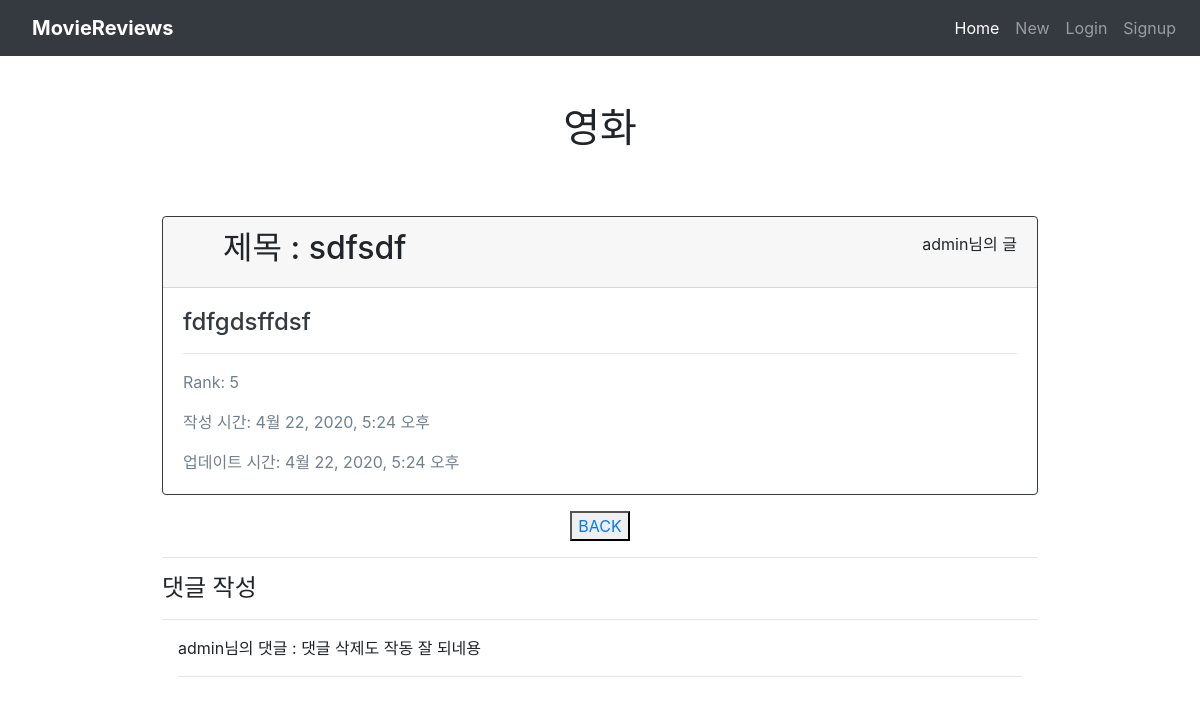
Page /community/2/ on the committed database.
### community/models.py (models this page shows)
class Review(models.Model):
    user = models.ForeignKey(settings.AUTH_USER_MODEL, on_delete=models.CASCADE)
    title = models.CharField(max_length=100)
    movie_title = models.CharField(max_length=30)
    rank = models.IntegerField()
    content = models.TextField()
    created_at = models.DateTimeField(auto_now_add=True)
    updated_at = models.DateTimeField(auto_now=True)

class Comment(models.Model):
   user = models.ForeignKey(settings.AUTH_USER_MODEL, on_delete=models.CASCADE)
   review = models.ForeignKey(Review, on_delete=models.CASCADE)
   content = models.CharField(max_length=200)
   created_at = models.DateTimeField(auto_now_add=True)
   updated_at = models.DateTimeField(auto_now=True)

### community/views.py (the view)
# urls.py: path('<int:review_pk>/', views.detail, name= 'detail'),
def detail(request, review_pk):
    review = get_object_or_404(Review, pk=review_pk)
    comment_form = CommentForm()
    context = {
        'review':review,
        'comment_form' : comment_form
    }
    return render(request, 'community/review_detail.html', context)

### community/templates/community/review_detail.html (shortened to what this page needs)
{% extends 'base.html' %}
{% load bootstrap4%}
{% block body %}
<h1 class="text-center my-5">영화 <{{review.movie_title}}></h1>
<div class="d-flex flex-column w-75 mx-auto">
<div class="card border-dark my-3">
    <div class="card-header display-5">
        <ul class="d-flex justify-content-between align-items-center mb-0">
            <h2>제목 : {{review.title}}</h2>
            <p>{{review.user.username}}님의 글</p>
        </ul>
    </div>
    <div class="card-body text-dark">
    <h4 class="card-text">{{review.content}}</h4>
    <hr/>
      <p class="card-text" style="color:slategrey">Rank: {{review.rank}}</p>
      <p class="card-text" style="color:slategrey">작성 시간: {{review.created_at}}</p>
      <p class="card-text" style="color:slategrey">업데이트 시간: {{review.updated_at}}</p>
    </div>
  </div>
    <div class="d-flex justify-content-center align-items-center ">
    <button><a  class="text-decoration-none" href="{% url 'community:review_list' %}" >BACK</a></button>
    </div>
    <div>
        <hr/>
    <h4>댓글 작성</h4>
    <hr/>
    <div class="mx-3">
        {% for comment in review.comment_set.all %}
        <p>{{comment.user.username}}님의 댓글 : {{comment.content}}</p>
        <hr/>
        {% endfor %}
    </div>
    </div>
</div>
{% endblock %}

### rows in the picture
Review: title "sdfsdf", user.username "admin", content "fdfgdsffdsf", rank "5", created_at "4월 22, 2020, 5:24 오후", updated_at "4월 22, 2020, 5:24 오후"
Comment: user.username "admin", content "댓글 삭제도 작동 잘 되네용"
